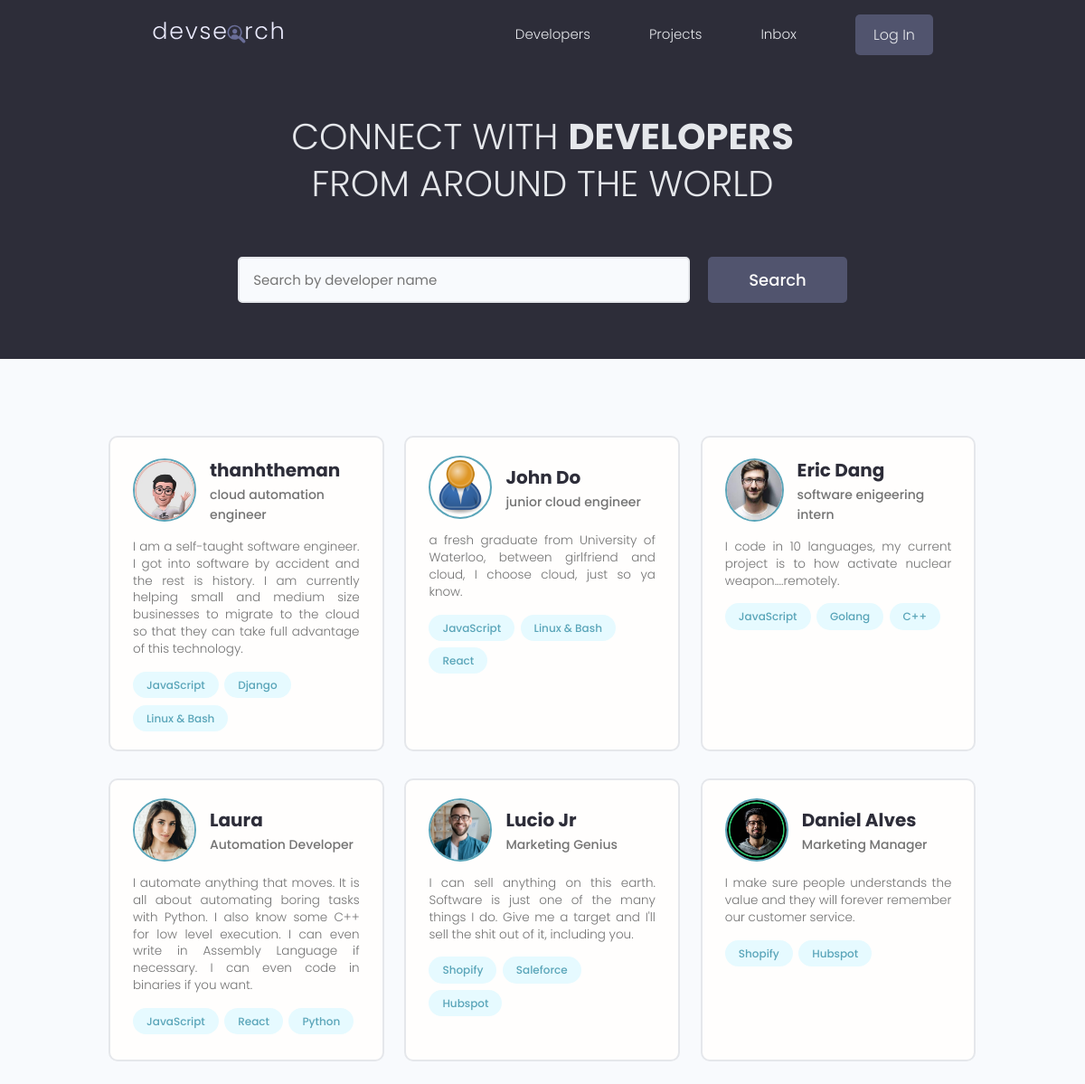
The app's page /, older data.
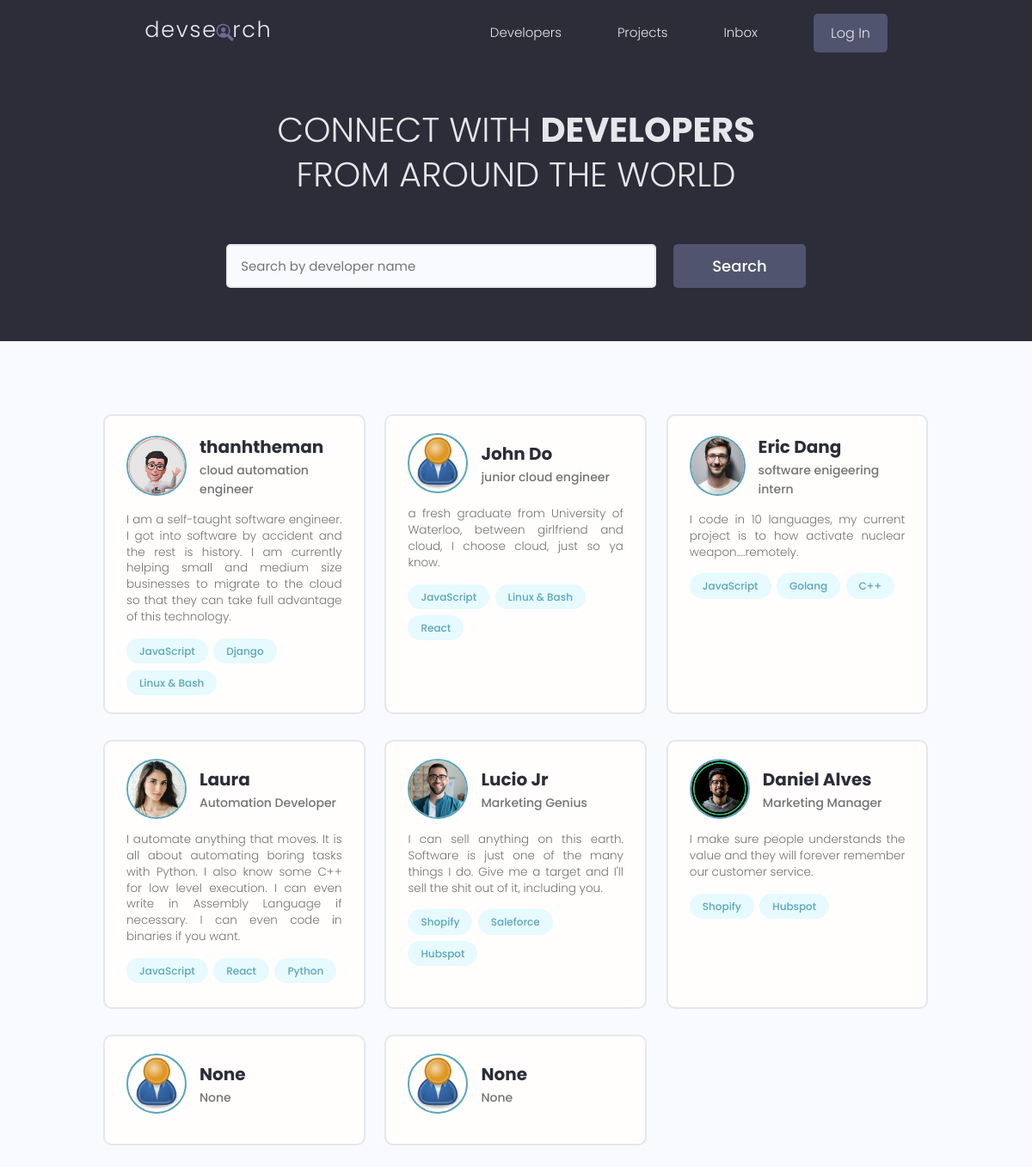
The same page, newer data.
### users/models.py (models this page shows, shortened)
class Profile(models.Model):
    user = models.OneToOneField(User, on_delete=models.CASCADE, null=True, blank=True)
    name = models.CharField(max_length=200, blank=True, null=True)
    username = models.CharField(max_length=200, blank=True, null=True)
    email = models.EmailField(max_length=500, blank=True, null=True)
    short_intro = models.CharField(max_length=200, blank=True, null=True)
    bio = models.TextField(blank=True, null=True)
    location = models.CharField(max_length=200, blank=True, null=True)
    skills = models.ManyToManyField('Skill', blank=True)
    profile_image = models.ImageField(null=True, blank=True, upload_to='profiles/', default="profiles/user-default.png")
    social_github = models.CharField(max_length=200, blank=True, null=True)
    social_twitter = models.CharField(max_length=200, blank=True, null=True)
    social_linkedin = models.CharField(max_length=200, blank=True, null=True)
    social_youtube = models.CharField(max_length=200, blank=True, null=True)
    social_website = models.CharField(max_length=200, blank=True, null=True)
    created = models.DateTimeField(auto_now_add=True)
    id = models.UUIDField(default=uuid.uuid4, unique=True, primary_key=True, editable=False)

class Skill(models.Model):
    name = models.CharField(max_length=200, blank=True, null=True)
    id = models.UUIDField(default=uuid.uuid4, unique=True, primary_key=True, editable=False)
    def __str__(self):
        return str(self.name)

### users/views.py (the view)
# urls.py: path('', views.profiles, name='profiles'),
def profiles(request):
    profiles = Profile.objects.all()
    context = {'profiles': profiles}
    return render(request, 'users/profiles.html', context)

### users/templates/users/profiles.html (shortened to what this page needs)
<!DOCTYPE html>
<html lang="en">
<head>
</head>
<body>
    {% extends 'main.html' %}
    {% block content %}
    <main class="home">
        <section class="hero-section text-center">
            <div class="container container--narrow">
                <div class="hero-section__box">
                    <h2>CONNECT WITH <span>DEVELOPERS</span></h2>
                    <h2>FROM AROUND THE WORLD</h2>
                </div>
                <div class="hero-section__search">
                    <form class="form" action="#" method="get">
                        <div class="form__field">
                            <input class="input input--text" id="formInput#search" type="text" name="text"
                                placeholder="Search by developer name" />
                        </div>
                        <input class="btn btn--sub btn--lg" type="submit" value="Search" />
                    </form>
                </div>
            </div>
        </section>
        <section class="devlist">
            <div class="container">
                <div class="grid grid--three">
                    {% for profile in profiles %}
                    <div class="column card">
                        <div class="dev">
                            <a href="{% url 'user-profile' profile.id %}" class="card__body">
                                <div class="dev__profile">
                                    <img class="avatar avatar--md" src="{{ profile.profile_image.url }}" alt="image" />
                                    <div class="dev__meta">
                                        <h3>{{ profile.name }}</h3>
                                        <h5>{{ profile.short_intro }}</h5>
                                    </div>
                                </div>
                                <p class="dev__info">{{ profile.bio }}</p>
                                <div class="dev__skills">
                                    {% for skill in profile.skills.all|slice:"3" %}
                                    <span class="tag tag--pill tag--main">
                                        <small>{{ skill }}</small>
                                    </span>
                                    {% endfor %}
                                </div>
                            </a>
                        </div>
                    </div>
                    {% endfor %}
                </div>
            </div>
        </section>
    </main>
    {% endblock content %}

Row changes from the older to the newer data that the page shows:
added Profile: profile_image (placeholder picture), name "None", short_intro "None"
added Profile: profile_image (placeholder picture), name "None", short_intro "None"
